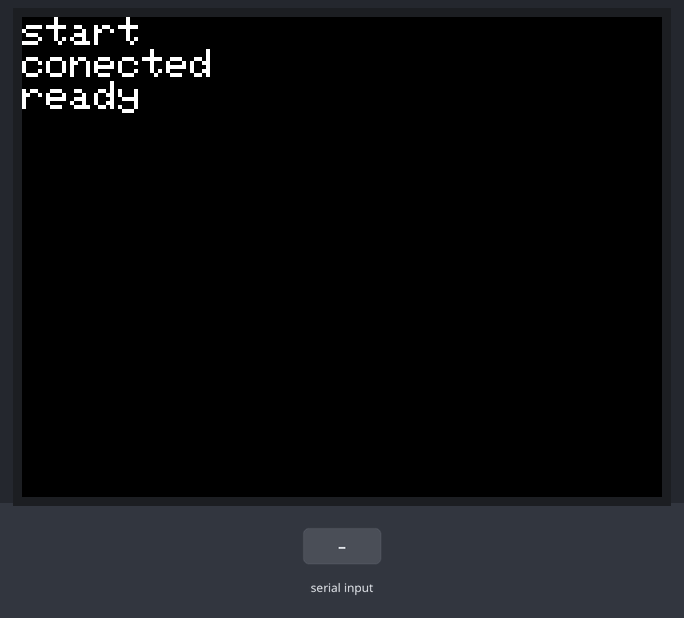
This program was run on a simulated ESP32-S3. On the bench: 320×240 colour display. The test bench sets the inputs (shaded band). WiFi joins after 1.5 s; servers stay silent unless stated.

Above: at 2.8 s.
2.9 s: "1\n" received over the second serial link
At 3.5 s:
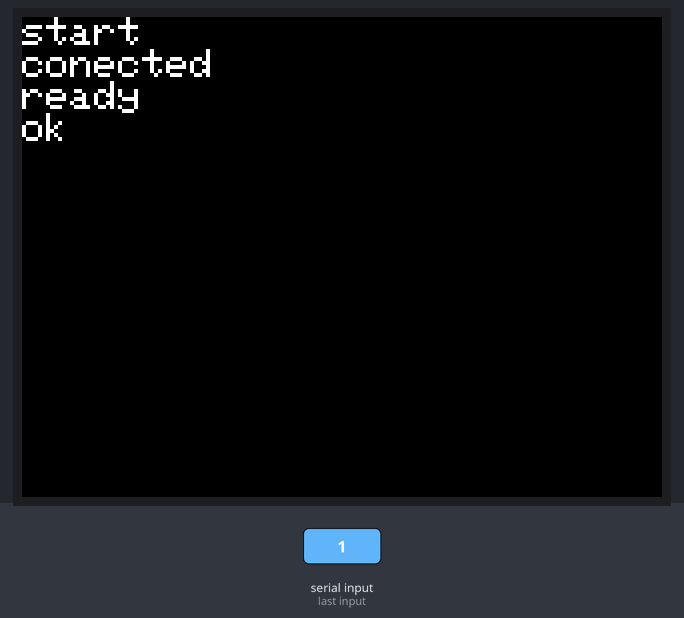
4.6 s: "0\n" received over the second serial link
At 6.0 s:
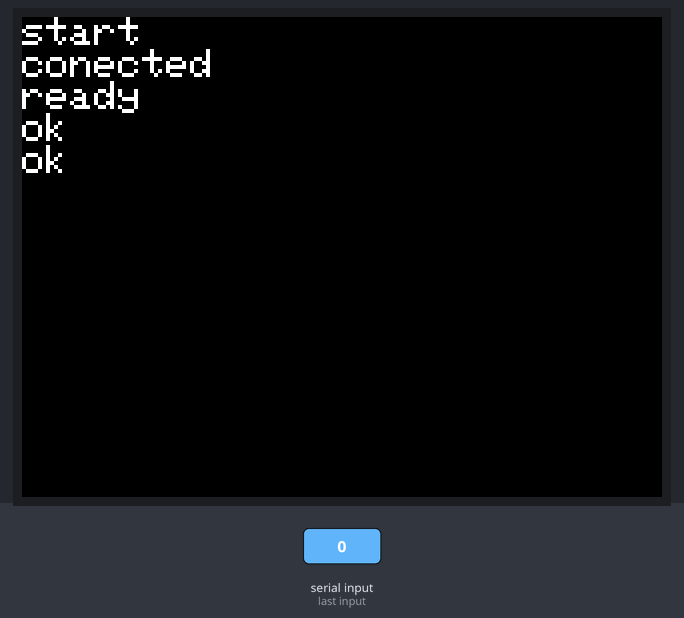
6.3 s: "2\n" received over the second serial link
At 7.3 s:
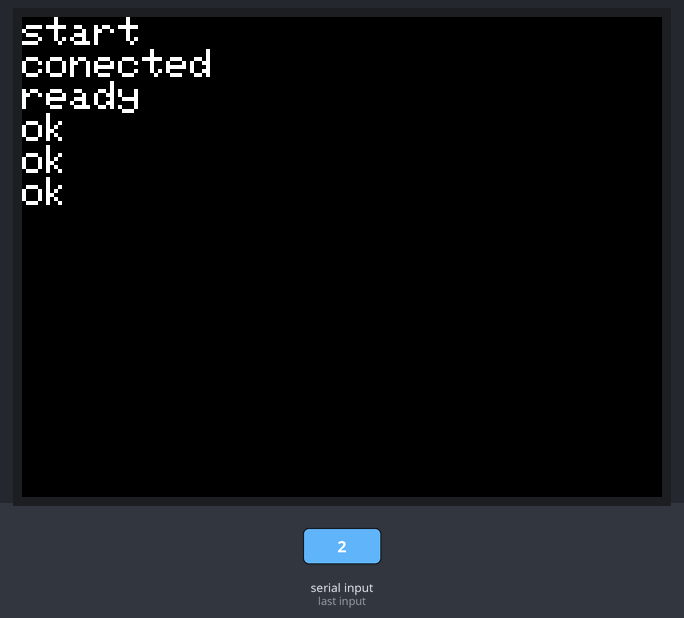
Timing chart, 0 to 9.3 s (numbered marks = the images above; inputs shaded):
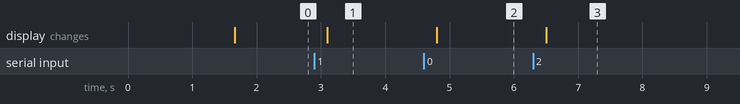

Measured:
- after the input at 2.9 s, the display: changes after 0.20 s (image 1)
- after the input at 4.6 s, the display: changes after 0.20 s (image 2)
- after the input at 6.3 s, the display: changes after 0.20 s (image 3)

The program:

main.cpp
```cpp
#include <M5Unified.h>
#include <WiFi.h>
#include <HTTPClient.h>

void setup() {
  M5.begin();
  M5.Display.setTextSize(2);

  M5.Display.println("start");
  WiFi.begin("", "");
  while (WiFi.status() != WL_CONNECTED) delay(100);

  M5.Display.println("conected");

  Serial2.begin(921600, SERIAL_8N1, 18, 17);
  M5.Display.println("ready");
}

void loop() {
  if (!Serial2.available()) return;

  String url = Serial2.readStringUntil('\n');
  url.trim();
  if (url.length() == 0) return;

  HTTPClient http;
  http.begin(url);
  int code = http.GET();
  String body = http.getString();
  http.end();

  Serial2.println(body);
  M5.Display.println("ok");
}
```
